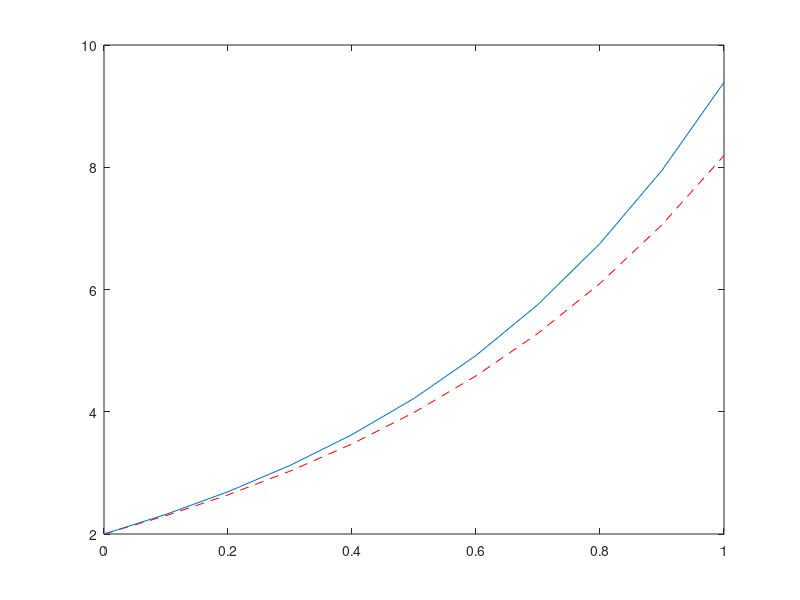

Write MATLAB code to recreate this figure.
function Euler

  %cond iniciales
  x0=0;
  y0=2;
  %---
  paso=0.1;
  x=x0:paso:1;
  nd=length(x); %cant puntos
  y=zeros(nd,1);
  y(1)=y0;

  yexact(1)=exp(2*x(1))+x(1)+1;

  %---
  %EULER
  for i=1:nd-1
    fxm=2*y(i)-2*x(i)-1; %pendiente (deriv)
    y(i+1)=y(i)+paso*(fxm); %y aproximado
    yexact(i+1)=exp(2*x(i+1))+x(i+1)+1;
  end
  y(nd)
  yexact(nd)

  plot(x,y,'--r',x,yexact)

endfunction
